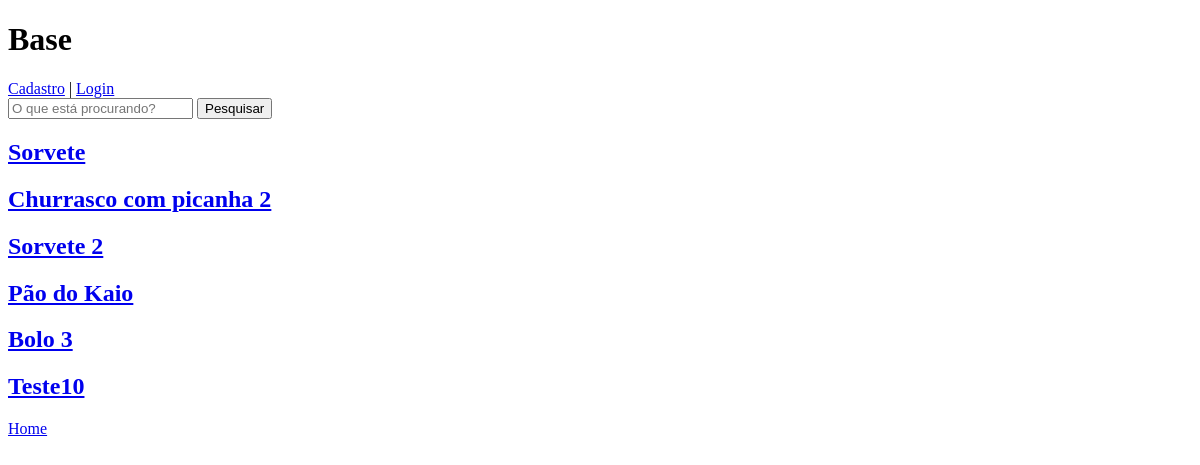
The app's page /busca/, older data.
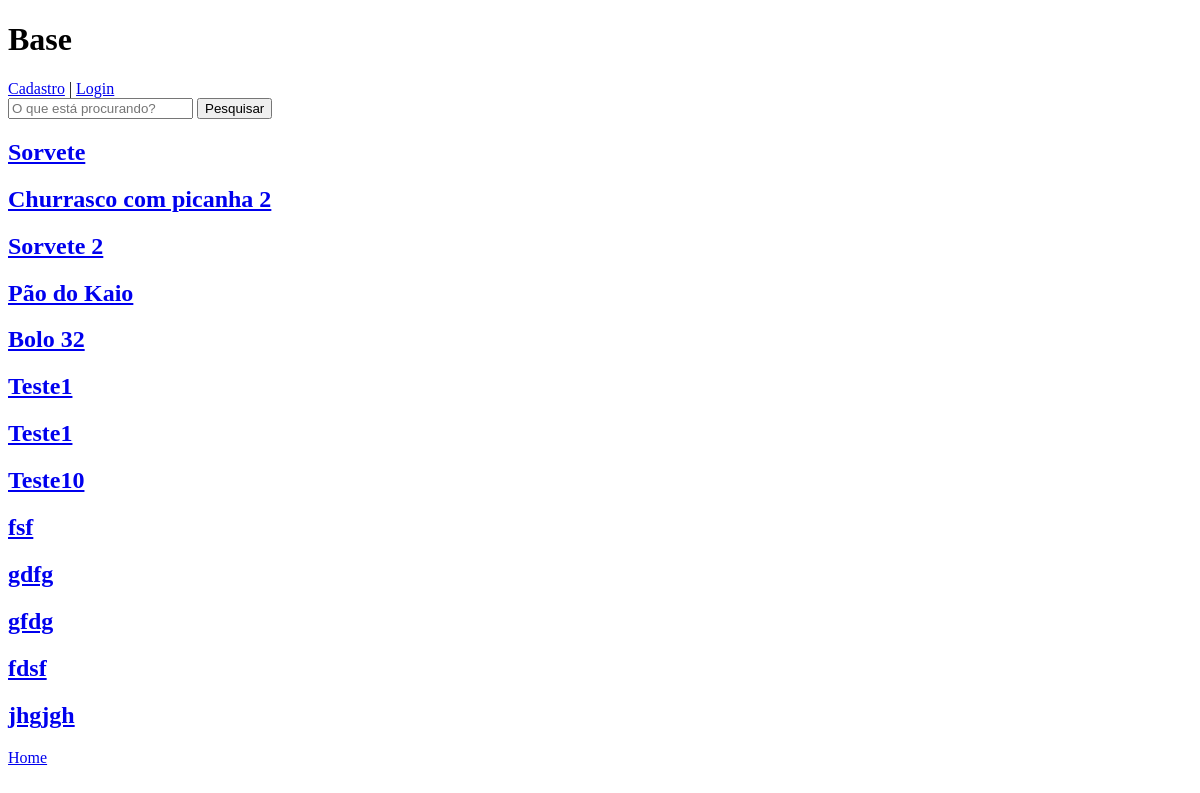
The same page, newer data.
### apps/receitas/models.py (models this page shows, shortened)
class Receita(models.Model):
   nome_receita = models.CharField(max_length=200, verbose_name='nome da receita')
   ingredientes = models.TextField()
   modo_preparo = models.TextField()
   tempo_preparo = models.IntegerField(verbose_name='tempo de preparo')
   rendimento = models.CharField(max_length=50)
   data_publicacao = models.DateTimeField(default=datetime.now, blank=True)
   data_modificacao = models.DateTimeField(auto_now=True)
   publicada = models.BooleanField(default=False)
   user = models.ForeignKey(User, on_delete=models.CASCADE, related_name='receitas', verbose_name='criado por')
   categoria = models.ManyToManyField(Categoria, related_name='receitas', default='Sem categoria')
   foto_receita = models.ImageField(upload_to='fotos/%d/%m/%Y/', blank=True)

### apps/receitas/views.py (the view)
# urls.py: path('busca/', views.buscar, name='resultado_busca'),
def buscar(request):
   receitas = Receita.objects.order_by('data_publicacao').filter(publicada=True)
   if 'nome_comida' in request.GET: #se 'nome_comida' tem algum valor nesta requisicao GET
      search = request.GET['nome_comida']
      if search:
         receitas = receitas.filter(nome_receita__icontains=search)
   dados = {
      'receitas': receitas
   }
   return render(request, 'receitas/resultado_busca.html', dados)

### apps/receitas/templates/receitas/resultado_busca.html
{% extends 'base.html' %}
{% block content %}
   {% for receita in receitas %}
      <h2>
         <a href="{% url 'receita.detail' receita.id %}">{{receita.nome_receita}}</a>
      </h2>
   {% endfor %}
   <a href="{% url 'receitas.list' %}">Home</a>
{% endblock %}

Row changes from the older to the newer data that the page shows:
changed Receita: nome_receita "Bolo 3" → "Bolo 32"
now on this page (row edited): Receita: nome_receita "Teste1"
now on this page (row edited): Receita: nome_receita "Teste1"
added Receita: nome_receita "fsf"
added Receita: nome_receita "gdfg"
added Receita: nome_receita "gfdg"
added Receita: nome_receita "fdsf"
added Receita: nome_receita "jhgjgh"
